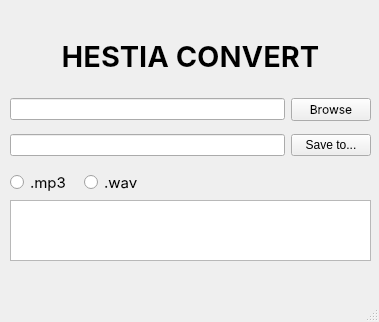
<?xml version="1.0" encoding="UTF-8"?>
<ui version="4.0">
 <class>MainWindow</class>
 <widget class="QMainWindow" name="MainWindow">
  <property name="geometry">
   <rect>
    <x>0</x>
    <y>0</y>
    <width>379</width>
    <height>322</height>
   </rect>
  </property>
  <property name="windowTitle">
   <string>Hestia Converter</string>
  </property>
  <widget class="QWidget" name="centralwidget">
   <widget class="QWidget" name="verticalLayoutWidget">
    <property name="geometry">
     <rect>
      <x>10</x>
      <y>20</y>
      <width>361</width>
      <height>101</height>
     </rect>
    </property>
    <layout class="QVBoxLayout" name="verticalLayout">
     <item>
      <widget class="QLabel" name="label">
       <property name="font">
        <font>
         <family>Inter</family>
         <pointsize>22</pointsize>
         <weight>75</weight>
        </font>
       </property>
       <property name="alignment">
        <set>Qt::AlignCenter</set>
       </property>
       <property name="text">
        <string>HESTIA CONVERT</string>
       </property>
      </widget>
     </item>
     <item>
      <layout class="QHBoxLayout" name="fileBrowserLayout">
       <item>
        <widget class="QLineEdit" name="filePathLineEdit"/>
       </item>
       <item>
        <widget class="QPushButton" name="browseButton">
         <property name="font">
          <font>
           <family>Inter</family>
          </font>
         </property>
         <property name="text">
          <string>Browse</string>
         </property>
        </widget>
       </item>
      </layout>
     </item>
    </layout>
   </widget>
   <widget class="QWidget" name="horizontalLayoutWidget">
    <property name="geometry">
     <rect>
      <x>151</x>
      <y>170</y>
      <width>221</width>
      <height>31</height>
     </rect>
    </property>
    <layout class="QHBoxLayout" name="horizontalLayout"/>
   </widget>
   <widget class="QWidget" name="horizontalLayoutWidget_2">
    <property name="geometry">
     <rect>
      <x>10</x>
      <y>170</y>
      <width>141</width>
      <height>26</height>
     </rect>
    </property>
    <layout class="QHBoxLayout" name="horizontalLayout_2">
     <item>
      <widget class="QRadioButton" name="radioButton_3">
       <property name="font">
        <font>
         <family>Inter</family>
         <pointsize>11</pointsize>
        </font>
       </property>
       <property name="text">
        <string>.mp3</string>
       </property>
      </widget>
     </item>
     <item>
      <widget class="QRadioButton" name="radioButton_2">
       <property name="font">
        <font>
         <family>Inter</family>
         <pointsize>11</pointsize>
        </font>
       </property>
       <property name="text">
        <string>.wav</string>
       </property>
      </widget>
     </item>
    </layout>
   </widget>
   <widget class="QTextEdit" name="textEdit">
    <property name="geometry">
     <rect>
      <x>10</x>
      <y>200</y>
      <width>361</width>
      <height>61</height>
     </rect>
    </property>
    <property name="font">
     <font>
      <family>Hack Nerd Font</family>
     </font>
    </property>
   </widget>
   <widget class="QWidget" name="horizontalLayoutWidget_3">
    <property name="geometry">
     <rect>
      <x>10</x>
      <y>130</y>
      <width>361</width>
      <height>31</height>
     </rect>
    </property>
    <layout class="QHBoxLayout" name="horizontalLayout_3">
     <item>
      <widget class="QLineEdit" name="filePathLineEdit_3"/>
     </item>
     <item>
      <widget class="QPushButton" name="pushButton_2">
       <property name="text">
        <string>Save to...</string>
       </property>
      </widget>
     </item>
    </layout>
   </widget>
  </widget>
  <widget class="QMenuBar" name="menubar">
   <property name="geometry">
    <rect>
     <x>0</x>
     <y>0</y>
     <width>379</width>
     <height>22</height>
    </rect>
   </property>
  </widget>
  <widget class="QStatusBar" name="statusbar"/>
 </widget>
 <resources/>
 <connections/>
</ui>
